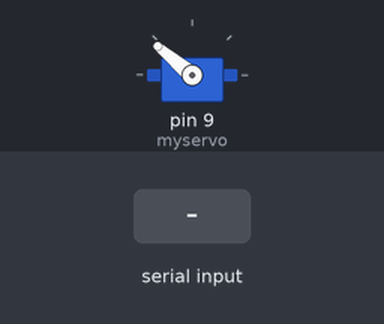
A sketch run on a simulated Arduino Uno, built with avr-gcc and run on an emulated ATmega328P. Parts: servo. The test bench sets the inputs (shaded band).

Above: at 1.2 s.
1.3 s: "on" received over the second serial link
At 1.8 s:
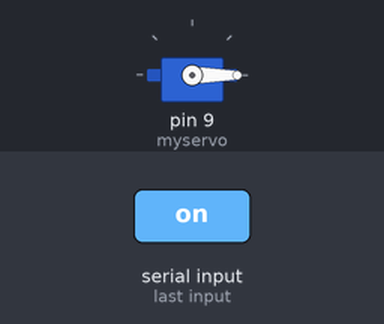
Timing chart, 0 to 4.3 s (numbered marks = the images above; inputs shaded):
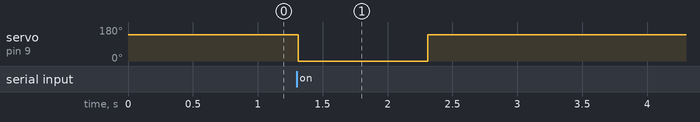

The sketch:

bluetooth_and_servo.ino
```cpp
#include <SoftwareSerial.h>
#include <Servo.h>

Servo myservo;
int blueTx=2;
int blueRx=3;
SoftwareSerial mySerial(blueTx, blueRx);
String myString="";

void setup() {
  myservo.attach(9);
  myservo.write(140);
  mySerial.begin(9600);
}

void loop() {
  while(mySerial.available())
  {
    char myChar = (char)mySerial.read();
    myString+=myChar;
    delay(5);
  }

  if(!myString.equals(""))
  {
    int angle = 0;
    Serial.println("input value: "+myString);
      if(myString=="on")
      {
        myservo.write(0);
        delay(1000);
        myservo.write(140);
      }
    myString="";
  }
}
```

Measured:
- after the input at 1.3 s, servo on pin 9 (myservo): 140° → 0° at once, → 140° 1.0 s later
